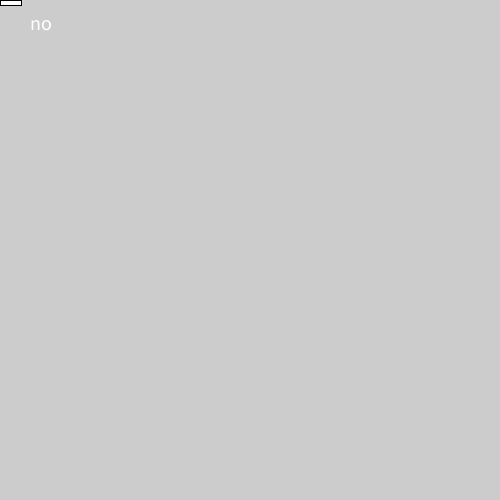
Frame 1 (no input)
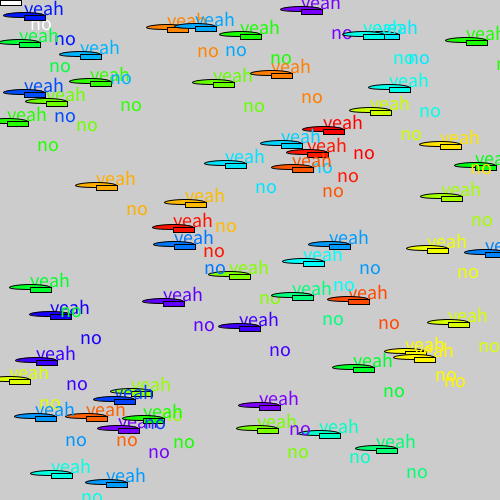
Frame 60 (the mouse pressed at the canvas centre just before this capture)
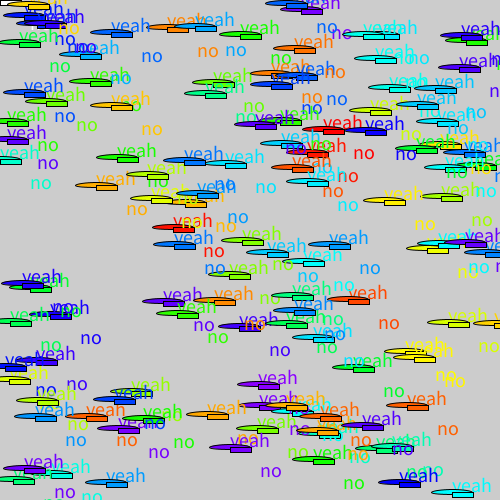
Frame 120 (the mouse held since frame 60 and released just before this capture)

The Processing sketch that drew these frames (run headless with seeded random() and noise(); from frame 60 on, the mouse is pressed at the canvas centre):

// Processing sketch: Exercise19_01
// ── Exercise19_01.pde
float A;
float B;
int C;
int X;
int Y;

void setup() {
  size(500,500);

  textSize(20);
  colorMode(HSB);
}

void draw() {
  textAlign(LEFT);
  textLeading(20);
  A = textWidth("yeah");
  B = textWidth("no");
  text("yeah", X, Y);
  ellipse(X,Y,A,5);
  text("no", X+30,Y+30);
  rect(X,Y,B,5);
  X = int(random(0,width));
  Y = int(random(0,height));
  fill(C,300,300);
  C = int(random(0,200));
}
